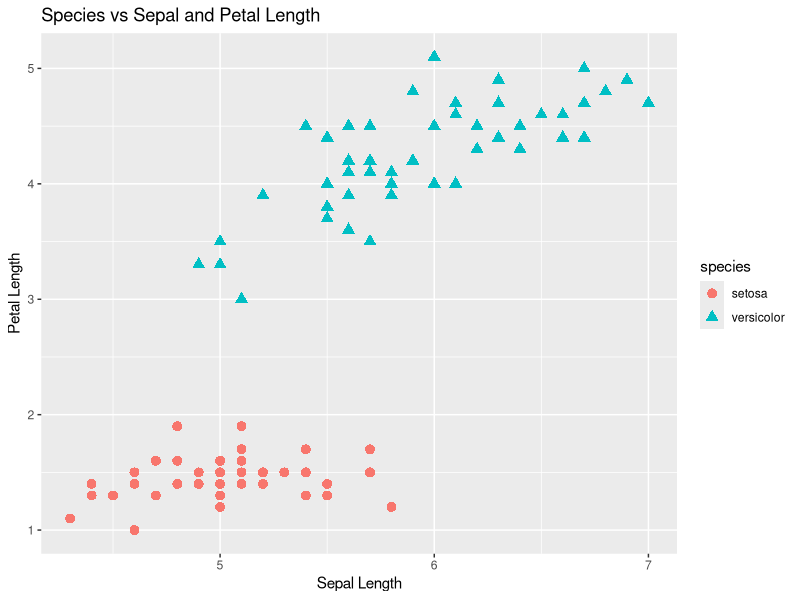
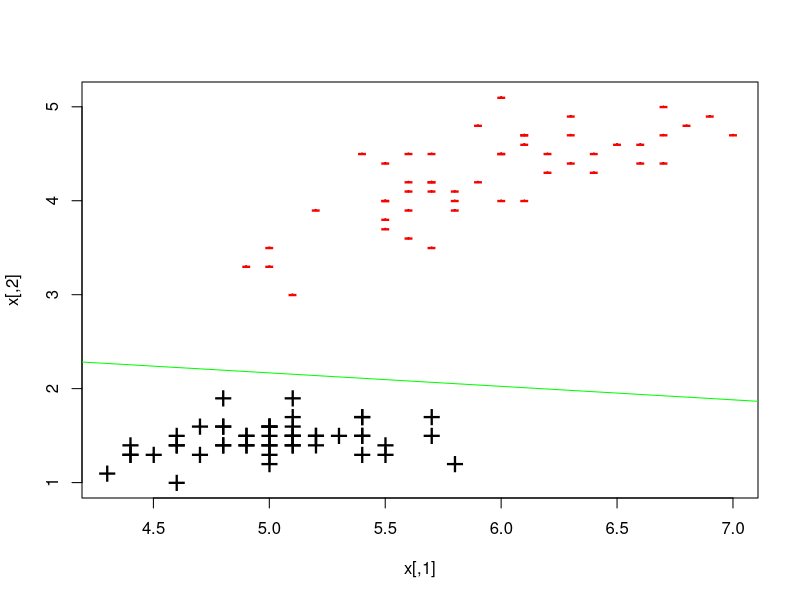

These charts were generated, in order, by the following R code:
data(iris)
View(head(iris, 20))

iris_sub <- iris[1:100, c(1, 3, 5)]
names(iris_sub) <- c("sepal", "petal", "species")
View(iris_sub)

library(ggplot2)

ggplot(iris_sub, aes(x = sepal, y = petal)) +
  geom_point(aes(colour = species, shape = species), size = 3) +
  xlab("Sepal Length") +
  ylab("Petal Length") +
  ggtitle("Species vs Sepal and Petal Length")

euclidean.norm <- function(x) {sqrt(sum(x * x))}

distance.from.plane <- function(z, w, b) {
  sum(z * w) + b
}

classify.linear <- function(x, w, b) {
  distances <- apply(x, 1, distance.from.plane, w, b)
  return(ifelse(distances < 0, -1, + 1))
}

perceptron <- function(x, y, learning.rate = 1) {
  w = vector(length = ncol(x)) # initialize weights
  b = 0 # initialize bias
  k = 0 # count updates
  R = max(apply(x, 1, euclidean.norm))
  mark.complete = TRUE

  while (mark.complete) {
    mark.complete = FALSE
    yc = classify.linear(x, w, b)
    for (i in 1:nrow(x)) {
      if (y[i] != yc[i]) {
        w = w + learning.rate * y[i] * x[i,]
        b = b + learning.rate * y[i] * R^2
        k = k + 1
        mark.complete = TRUE
      }
    }
  }
  s <- euclidean.norm(w)
  return(list(w = w / s, b = b / s, updates = k))
}

x <- cbind(iris_sub$sepal, iris_sub$petal)
y <- ifelse(iris_sub$species == "setosa", +1, -1)
p <- perceptron(x, y)

plot(x, cex = 0.2)
points(subset(x, y == 1), col = "black", pch = "+", cex = 2)
points(subset(x, y == -1), col = "red", pch = "-", cex = 2)
intercept <- - p$b / p$w[[2]]
slope <- - p$w[[1]] / p$w[[2]]
abline(intercept, slope, col = "green")
